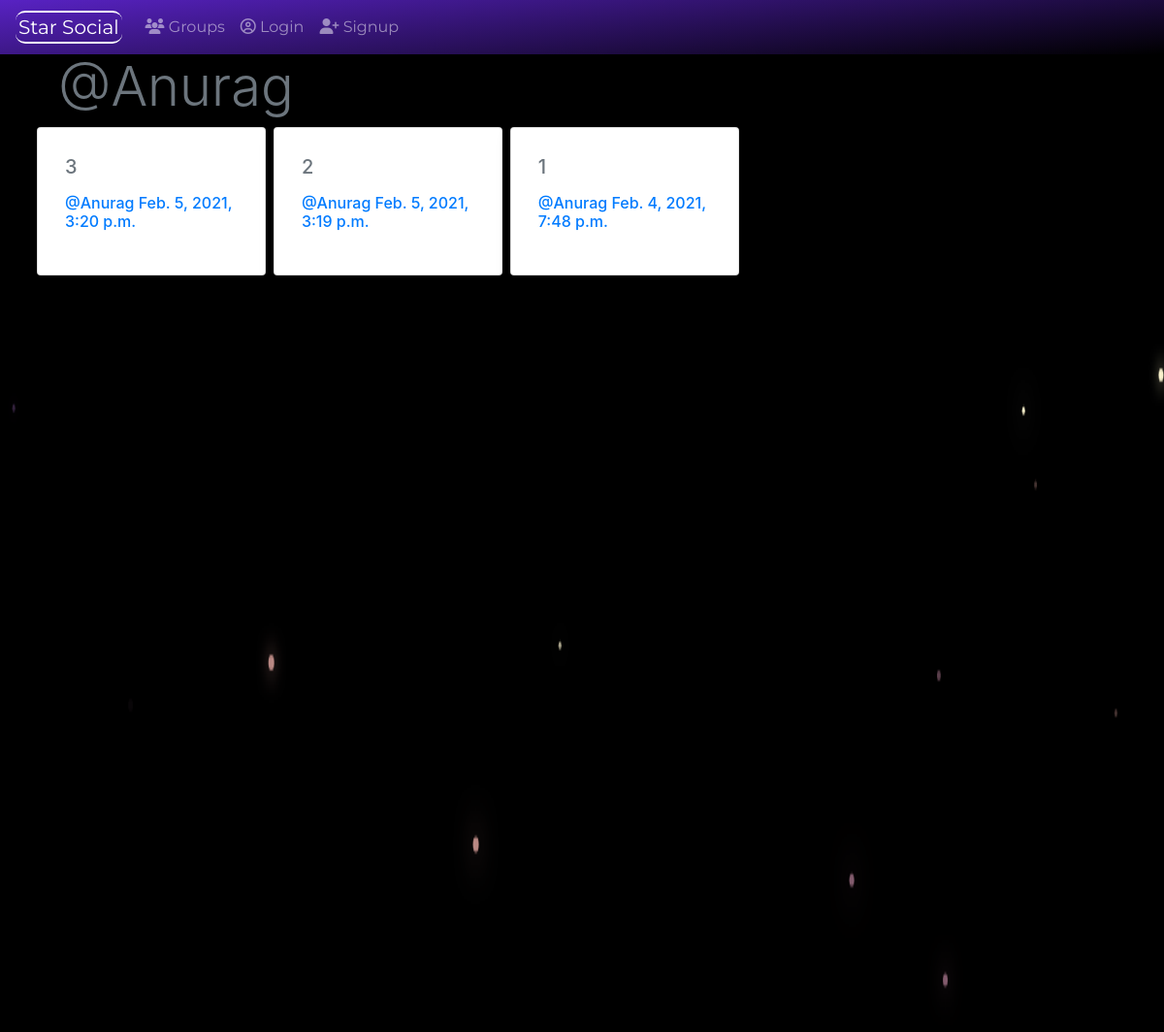
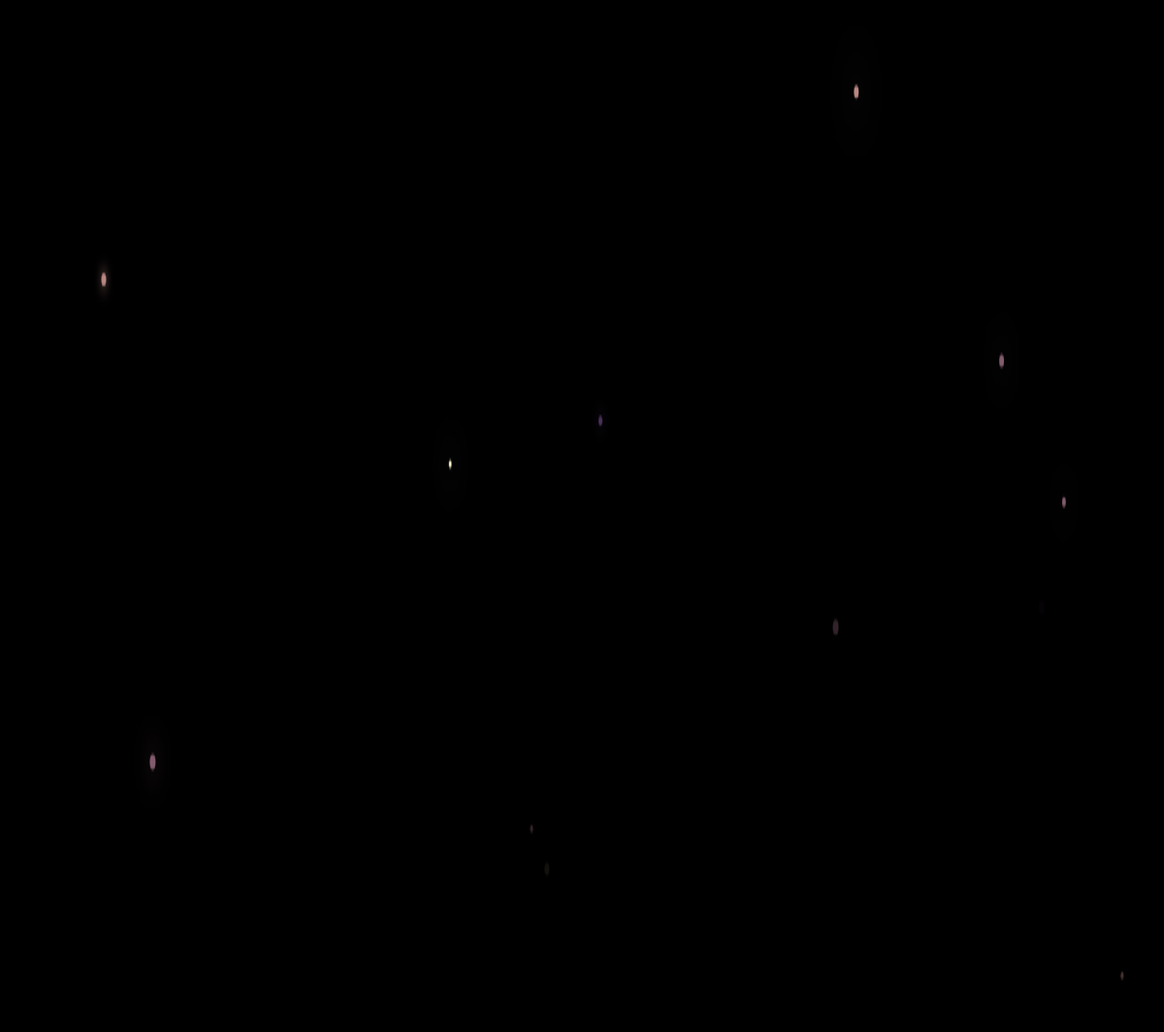
The page /posts/by/Anurag/ on the database its author committed (2 pictures, top to bottom).
### posts/models.py (models this page shows, shortened)
class Post(models.Model):
    user = models.ForeignKey(User, related_name="posts", on_delete=models.PROTECT)
    created_at = models.DateTimeField(auto_now=True)  # 18
    message = models.TextField()
    message_html = models.TextField(editable=False)
    group = models.ForeignKey(
        Group, related_name="posts", null=True, blank=True, on_delete=models.PROTECT
    )
    class Meta:
        ordering = ["-created_at"]
        unique_together = ["user", "message"]  # 19

### posts/views.py (the view)
# urls.py: re_path(r"by/(?P<username>[-\w]+)/$", views.UserPost.as_view(), name="for_user"),
class UserPost(generic.ListView):
    model = models.Post
    template_name = "posts/user_post_list.html"
    def get_queryset(self):
        try:
            self.post_user = User.objects.prefetch_related("posts").get(
                username__iexact=self.kwargs.get("username")
            )  # 28
        except User.DoesNotExist:
            raise Http404
        else:
            return self.post_user.posts.all()  # $$ Doubt what is post_user
    def get_context_data(self, *, object_list=None, **kwargs):
        context = super().get_context_data(**kwargs)
        context["post_user"] = self.post_user  # 29
        return context

### posts/templates/posts/user_post_list.html (shortened to what this page needs)
{% extends 'posts/post_base.html' %}
{% block pre_post_content %}
<div class="col-md-6">
  <h4 class="display-4 text-muted">@{{ post_user.username }}</h4>
</div>
{% endblock pre_post_content %}
{% block post_content %}
<div class="row">
  {% for post in post_list %}
  {% include 'posts/_post.html' %}
  {% empty %}
  <h3 class="title">Sorry This user hasn't posted anything yet!!</h3>
  {% endfor %}
</div>
{% endblock post_content %}

### posts/templates/posts/_post.html (shortened to what this page needs)
<div class="card mb-3 shadow mb-5 p-2 bg-white rounded ml-md-2 col-xs-12 col-md-5 col-lg-3">
  <div class="post-media card-body">
    <h5 class="card-text text-muted">{{ post.message_html|safe }}</h5>
    <div class="media-body">
      <h6 class="media-heading card-title">
        <span class="username  text-dark">
          <a href="{% url 'posts:for_user' username=post.user.username %}">@{{post.user.username}}</a>
        </span>
        <time class="time">
          <a href="{% url 'posts:single' username=post.user.username pk=post.pk %}">{{ post.created_at }}</a>
        </time>
      </h6>
    </div>
  </div>
</div>

### static/css/master.css (style rules this page uses)
:root { --primary-font: 'Montserrat', sans-serif; --styleish-font: 'Lato', sans-serif; --theme-color-pr: rgb(88, 34, 195); --theme-color-se: linear-gradient(52deg, rgba(88, 34, 195, 0.8575630081134016) 0%, rgb(0, 0, 0) 100%); }
body { height: 100%; width: 100%; background: rgb(0, 0, 0); margin: 0; }

### rows shown on the page
Post: message_html "3", user.username "Anurag", created_at "Feb. 5, 2021, 3:20 p.m."
Post: message_html "2", user.username "Anurag", created_at "Feb. 5, 2021, 3:19 p.m."
Post: message_html "1", user.username "Anurag", created_at "Feb. 4, 2021, 7:48 p.m."

### other values the page prints
{{ post_user.username }} "Anurag"
